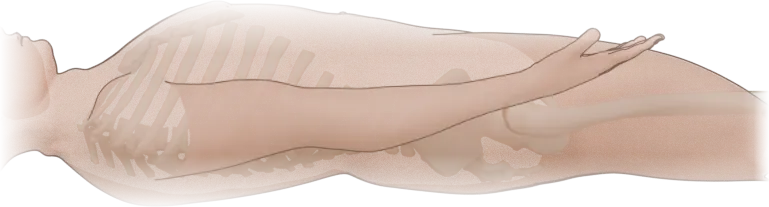
#> input picture herramientas/ilus3d/render/abdomen-ap-supino-otra.webp, 769 x 207 px, given in place of v000.png, which was not available
$ python hoja_final.py ../render ../render/abdomen-decubito-dorsal-otra.webp
#> lines starting #> are read from the running program, lines starting #| are printed output that depends on the picture
#> `S = Image.new('RGB', (W, H), 'white')`: S: PIL image 1200x1940 RGB; every value is 255
import sys
from PIL import Image, ImageDraw, ImageFont
d_=sys.argv[1]; out=sys.argv[2]
F=lambda s: ImageFont.truetype('/usr/share/fonts/truetype/dejavu/DejaVuSans-Bold.ttf',s)
def ld(n):
#> called with n = 'v000'
    im=Image.open(f'{d_}/{n}.png').convert('RGBA'); bg=Image.new('RGBA',im.size,'white'); bg.alpha_composite(im); return bg.convert('RGB')
#> in ld, im is the input picture: PIL image 769x207 RGBA; mean R, G, B, A 148.9, 125.4, 112.8, 144.5
#> after `bg = Image.new('RGBA', im.size, 'white')`: bg: PIL image 769x207 RGBA; every value is 255
cuerpo=[('v000','Frente'),('v045','45°'),('v090','Perfil izq.'),('v135','135°'),('v180','Espalda'),('v225','225°'),('v270','Perfil der.'),('v315','315°')]
cw,ch=280,500; W=4*cw+80
cab=[('cab_0','Frente'),('cab_45','45°'),('cab_90','Perfil'),('cab_180','Nuca')]; hw=280
H=60+2*(ch+40)+60+hw+40+60+360
S=Image.new('RGB',(W,H),'white'); D=ImageDraw.Draw(S)
D.text((40,18),'Avatar del paciente',fill=(30,30,30),font=F(34)); y=70
for i,(n,t) in enumerate(cuerpo):
    r,c=divmod(i,4); x=40+c*cw; yy=y+r*(ch+40)
    S.paste(ld(n).resize((cw,ch)),(x,yy+30)); D.text((x+10,yy),t,fill=(90,90,90),font=F(20))
#> after `S.paste(ld(n).resize((cw, ch)), (x, yy + 30))`:
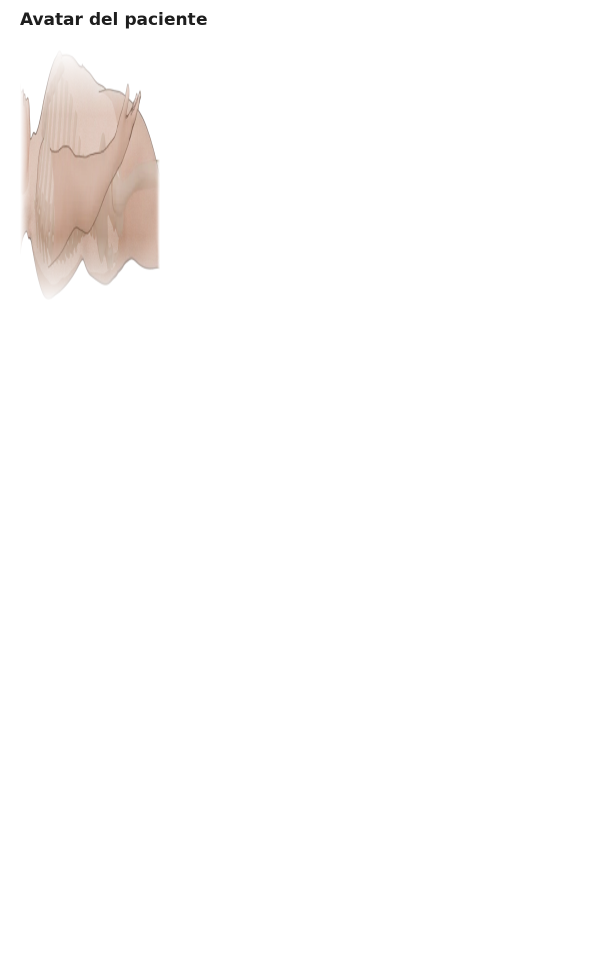
#> S: PIL image 1200x1940 RGB (shown at 1/2 size); mean R, G, B 252.7, 251.6, 251
#> pass 2 of the loop `for i,(n,t) in enumerate(cuerpo):`:
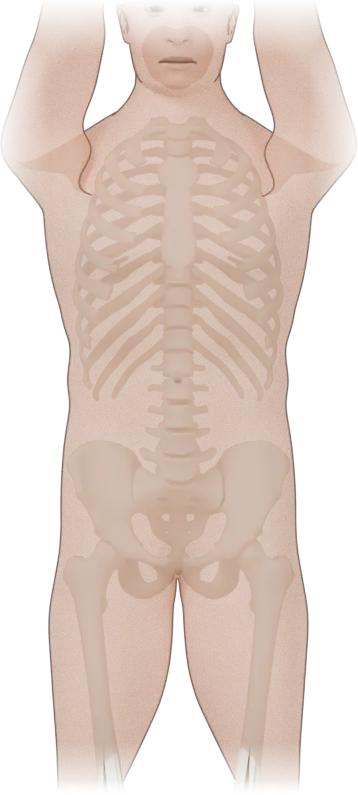
#> input picture herramientas/ilus3d/render/abdomen-decubito-dorsal-otra.webp, 358 x 795 px, given in place of v045.png, which was not available
#> in ld, im is the input picture: PIL image 358x795 RGBA; mean R, G, B, A 141, 119.9, 108.3, 137.5
#> bg: PIL image 358x795 RGBA; every value is 255
#> `S.paste(ld(n).resize((cw, ch)), (x, yy + 30))`:
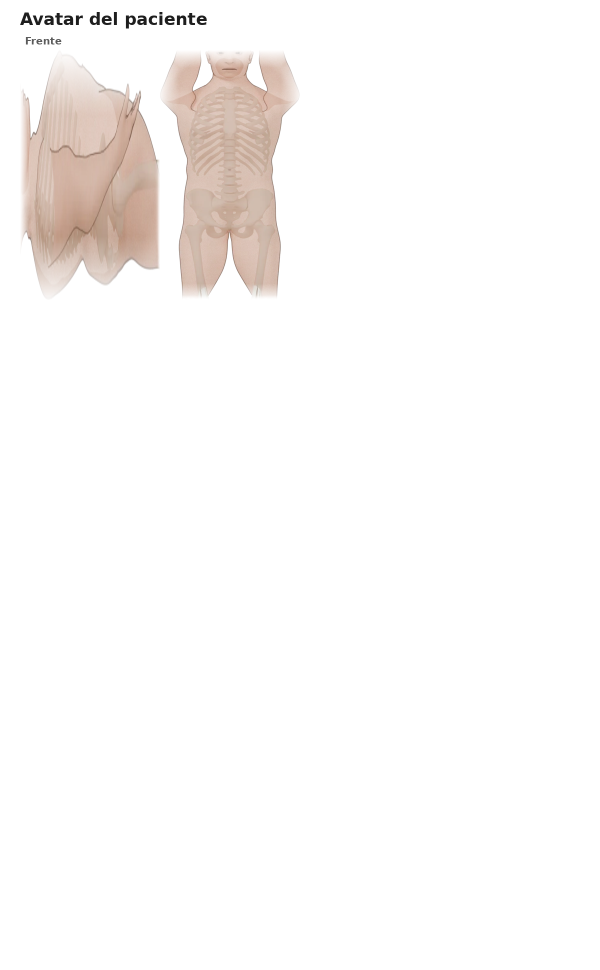
#> S: PIL image 1200x1940 RGB (shown at 1/2 size); mean R, G, B 250.9, 248.9, 247.7
#> (the run stopped early here; a loop or call above may not have finished)
